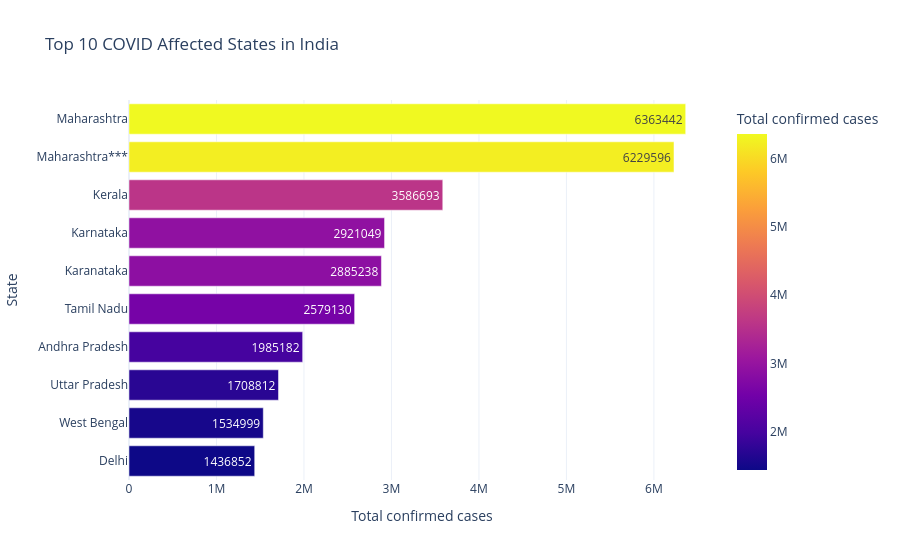

Notebook code cell kept with this figure:
### Code cell
# Top 10 COVID Affected States

top_10_states = state_data.head(10)
fig = px.bar(
    top_10_states,
    x="Confirmed",
    y="State/UnionTerritory",
    orientation="h",
    color="Confirmed",
    text="Confirmed",
    title="Top 10 COVID Affected States in India",
    labels={
        "Confirmed": "Total confirmed cases",
        "State/UnionTerritory": "State"
    }
)

fig.update_layout(
    yaxis={"categoryorder": "total ascending"},
    template = "plotly_white"
)

fig.show()

### Figure 1 — Plotly figure (JSON) as saved in the notebook; plotly's stock layout.template omitted (floating-point values rounded to 4 significant figures)
{"data": [{"hovertemplate": "Total confirmed cases=%{marker.color}<br>State=%{y}<extra></extra>", "legendgroup": "", "marker": {"color": [6363442, 6229596, 3586693, 2921049, 2885238, 2579130, 1985182, 1708812, 1534999, 1436852], "coloraxis": "coloraxis", "pattern": {"shape": ""}}, "name": "", "orientation": "h", "showlegend": false, "text": [6363000.0, 6230000.0, 3587000.0, 2921000.0, 2885000.0, 2579000.0, 1985000.0, 1709000.0, 1535000.0, 1437000.0], "textposition": "auto", "type": "bar", "x": [6363442, 6229596, 3586693, 2921049, 2885238, 2579130, 1985182, 1708812, 1534999, 1436852], "xaxis": "x", "y": ["Maharashtra", "Maharashtra***", "Kerala", "Karnataka", "Karanataka", "Tamil Nadu", "Andhra Pradesh", "Uttar Pradesh", "West Bengal", "Delhi"], "yaxis": "y"}], "layout": {"barmode": "relative", "coloraxis": {"colorbar": {"title": {"text": "Total confirmed cases"}}, "colorscale": [[0, "#0d0887"], [0.1111, "#46039f"], [0.2222, "#7201a8"], [0.3333, "#9c179e"], [0.4444, "#bd3786"], [0.5556, "#d8576b"], [0.6667, "#ed7953"], [0.7778, "#fb9f3a"], [0.8889, "#fdca26"], [1, "#f0f921"]]}, "legend": {"tracegroupgap": 0}, "title": {"text": "Top 10 COVID Affected States in India"}, "xaxis": {"anchor": "y", "domain": [0, 1], "title": {"text": "Total confirmed cases"}}, "yaxis": {"anchor": "x", "categoryorder": "total ascending", "domain": [0, 1], "title": {"text": "State"}}}}
